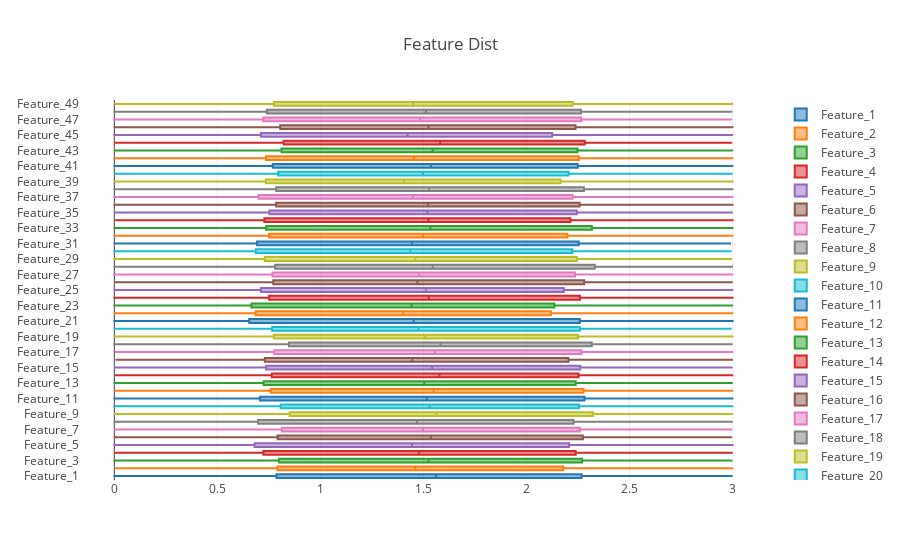

Write notebook code for a chart like this one.
### Code cell
plotly.offline.iplot({ "data": traceData, "layout": Layout(title="Feature Dist")})

### Figure 1 — Plotly figure (JSON) as saved in the notebook; plotly's stock layout.template omitted (floating-point values rounded to 4 significant figures; data arrays with more than 128 entries replaced by an {"elided": "..."} marker saying what was removed)
{"data": [{"name": "Feature_1", "type": "box", "x": {"elided": "1000 float values"}}, {"name": "Feature_2", "type": "box", "x": {"elided": "1000 float values"}}, {"name": "Feature_3", "type": "box", "x": {"elided": "1000 float values"}}, {"name": "Feature_4", "type": "box", "x": {"elided": "1000 float values"}}, {"name": "Feature_5", "type": "box", "x": {"elided": "1000 float values"}}, {"name": "Feature_6", "type": "box", "x": {"elided": "1000 float values"}}, {"name": "Feature_7", "type": "box", "x": {"elided": "1000 float values"}}, {"name": "Feature_8", "type": "box", "x": {"elided": "1000 float values"}}, {"name": "Feature_9", "type": "box", "x": {"elided": "1000 float values"}}, {"name": "Feature_10", "type": "box", "x": {"elided": "1000 float values"}}, {"name": "Feature_11", "type": "box", "x": {"elided": "1000 float values"}}, {"name": "Feature_12", "type": "box", "x": {"elided": "1000 float values"}}, {"name": "Feature_13", "type": "box", "x": {"elided": "1000 float values"}}, {"name": "Feature_14", "type": "box", "x": {"elided": "1000 float values"}}, {"name": "Feature_15", "type": "box", "x": {"elided": "1000 float values"}}, {"name": "Feature_16", "type": "box", "x": {"elided": "1000 float values"}}, {"name": "Feature_17", "type": "box", "x": {"elided": "1000 float values"}}, {"name": "Feature_18", "type": "box", "x": {"elided": "1000 float values"}}, {"name": "Feature_19", "type": "box", "x": {"elided": "1000 float values"}}, {"name": "Feature_20", "type": "box", "x": {"elided": "1000 float values"}}, {"name": "Feature_21", "type": "box", "x": {"elided": "1000 float values"}}, {"name": "Feature_22", "type": "box", "x": {"elided": "1000 float values"}}, {"name": "Feature_23", "type": "box", "x": {"elided": "1000 float values"}}, {"name": "Feature_24", "type": "box", "x": {"elided": "1000 float values"}}, {"name": "Feature_25", "type": "box", "x": {"elided": "1000 float values"}}, {"name": "Feature_26", "type": "box", "x": {"elided": "1000 float values"}}, {"name": "Feature_27", "type": "box", "x": {"elided": "1000 float values"}}, {"name": "Feature_28", "type": "box", "x": {"elided": "1000 float values"}}, {"name": "Feature_29", "type": "box", "x": {"elided": "1000 float values"}}, {"name": "Feature_30", "type": "box", "x": {"elided": "1000 float values"}}, {"name": "Feature_31", "type": "box", "x": {"elided": "1000 float values"}}, {"name": "Feature_32", "type": "box", "x": {"elided": "1000 float values"}}, {"name": "Feature_33", "type": "box", "x": {"elided": "1000 float values"}}, {"name": "Feature_34", "type": "box", "x": {"elided": "1000 float values"}}, {"name": "Feature_35", "type": "box", "x": {"elided": "1000 float values"}}, {"name": "Feature_36", "type": "box", "x": {"elided": "1000 float values"}}, {"name": "Feature_37", "type": "box", "x": {"elided": "1000 float values"}}, {"name": "Feature_38", "type": "box", "x": {"elided": "1000 float values"}}, {"name": "Feature_39", "type": "box", "x": {"elided": "1000 float values"}}, {"name": "Feature_40", "type": "box", "x": {"elided": "1000 float values"}}, {"name": "Feature_41", "type": "box", "x": {"elided": "1000 float values"}}, {"name": "Feature_42", "type": "box", "x": {"elided": "1000 float values"}}, {"name": "Feature_43", "type": "box", "x": {"elided": "1000 float values"}}, {"name": "Feature_44", "type": "box", "x": {"elided": "1000 float values"}}, {"name": "Feature_45", "type": "box", "x": {"elided": "1000 float values"}}, {"name": "Feature_46", "type": "box", "x": {"elided": "1000 float values"}}, {"name": "Feature_47", "type": "box", "x": {"elided": "1000 float values"}}, {"name": "Feature_48", "type": "box", "x": {"elided": "1000 float values"}}, {"name": "Feature_49", "type": "box", "x": {"elided": "1000 float values"}}], "layout": {"title": "Feature Dist"}}
